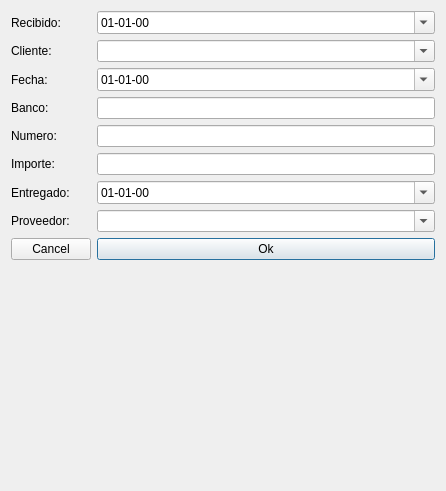
<?xml version="1.0" encoding="UTF-8"?>
<ui version="4.0">
 <class>Dialog</class>
 <widget class="QDialog" name="Dialog">
  <property name="geometry">
   <rect>
    <x>0</x>
    <y>0</y>
    <width>446</width>
    <height>491</height>
   </rect>
  </property>
  <property name="windowTitle">
   <string>Cheque</string>
  </property>
  <layout class="QFormLayout" name="formLayout">
   <item row="0" column="0">
    <widget class="QLabel" name="label">
     <property name="text">
      <string>Recibido:</string>
     </property>
    </widget>
   </item>
   <item row="0" column="1">
    <widget class="QDateEdit" name="recibidoDateEdit">
     <property name="displayFormat">
      <string>dd-MM-yy</string>
     </property>
     <property name="calendarPopup">
      <bool>true</bool>
     </property>
    </widget>
   </item>
   <item row="2" column="0">
    <widget class="QLabel" name="label_2">
     <property name="text">
      <string>Cliente:</string>
     </property>
    </widget>
   </item>
   <item row="2" column="1">
    <widget class="QComboBox" name="clienteComboBox">
     <property name="editable">
      <bool>true</bool>
     </property>
    </widget>
   </item>
   <item row="6" column="0">
    <widget class="QLabel" name="label_3">
     <property name="text">
      <string>Fecha:</string>
     </property>
    </widget>
   </item>
   <item row="6" column="1">
    <widget class="QDateEdit" name="fechaChequeDateEdit">
     <property name="displayFormat">
      <string>dd-MM-yy</string>
     </property>
     <property name="calendarPopup">
      <bool>true</bool>
     </property>
    </widget>
   </item>
   <item row="8" column="0">
    <widget class="QLabel" name="label_4">
     <property name="text">
      <string>Banco:</string>
     </property>
    </widget>
   </item>
   <item row="8" column="1">
    <widget class="QLineEdit" name="bancoLineEdit"/>
   </item>
   <item row="9" column="0">
    <widget class="QLabel" name="label_5">
     <property name="text">
      <string>Numero:</string>
     </property>
    </widget>
   </item>
   <item row="9" column="1">
    <widget class="QLineEdit" name="numeroLineEdit">
     <property name="text">
      <string/>
     </property>
    </widget>
   </item>
   <item row="10" column="0">
    <widget class="QLabel" name="label_6">
     <property name="text">
      <string>Importe:</string>
     </property>
    </widget>
   </item>
   <item row="10" column="1">
    <widget class="QLineEdit" name="importeLineEdit">
     <property name="text">
      <string/>
     </property>
    </widget>
   </item>
   <item row="13" column="0">
    <widget class="QLabel" name="label_8">
     <property name="text">
      <string>Entregado:</string>
     </property>
    </widget>
   </item>
   <item row="13" column="1">
    <widget class="QDateEdit" name="fechaEntregadoDateEdit">
     <property name="displayFormat">
      <string>dd-MM-yy</string>
     </property>
     <property name="calendarPopup">
      <bool>true</bool>
     </property>
    </widget>
   </item>
   <item row="15" column="0">
    <widget class="QLabel" name="label_7">
     <property name="text">
      <string>Proveedor:</string>
     </property>
    </widget>
   </item>
   <item row="15" column="1">
    <widget class="QComboBox" name="proveedorComboBox">
     <property name="editable">
      <bool>true</bool>
     </property>
    </widget>
   </item>
   <item row="16" column="1">
    <widget class="QPushButton" name="okPushButton">
     <property name="text">
      <string>Ok</string>
     </property>
    </widget>
   </item>
   <item row="16" column="0">
    <widget class="QPushButton" name="cancelPushButton">
     <property name="text">
      <string>Cancel</string>
     </property>
    </widget>
   </item>
  </layout>
 </widget>
 <tabstops>
  <tabstop>recibidoDateEdit</tabstop>
  <tabstop>clienteComboBox</tabstop>
  <tabstop>fechaChequeDateEdit</tabstop>
  <tabstop>bancoLineEdit</tabstop>
  <tabstop>numeroLineEdit</tabstop>
  <tabstop>importeLineEdit</tabstop>
  <tabstop>fechaEntregadoDateEdit</tabstop>
  <tabstop>proveedorComboBox</tabstop>
  <tabstop>okPushButton</tabstop>
  <tabstop>cancelPushButton</tabstop>
 </tabstops>
 <resources/>
 <connections/>
</ui>
